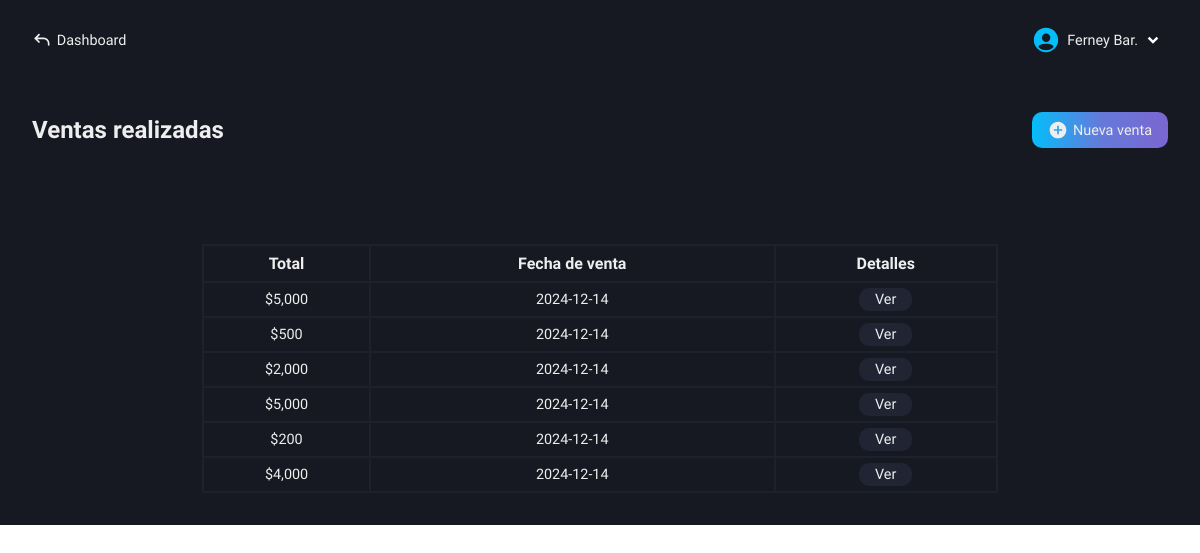
The app's page /roles/store/sales/sales-made.php (signed in), older data.
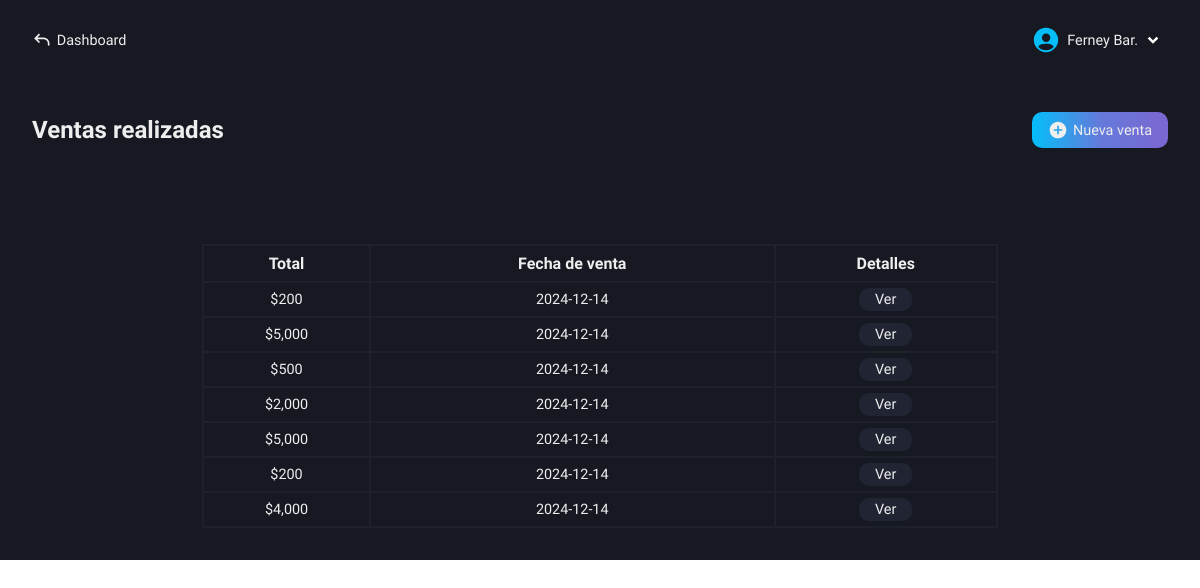
The same page, newer data.
### tables this page shows
CREATE TABLE `users` (
  `id` int(11) NOT NULL AUTO_INCREMENT,
  `name` varchar(100) NOT NULL,
  `lastname` varchar(100) NOT NULL,
  `email` varchar(100) NOT NULL,
  `phone_number` varchar(100) NOT NULL,
  `pass` varchar(100) NOT NULL,
  `name_business` varchar(100) NOT NULL,
  `role` varchar(100) NOT NULL,
  PRIMARY KEY (`id`)
);

CREATE TABLE `sales` (
  `id` int(11) NOT NULL AUTO_INCREMENT,
  `total_amount` int(11) NOT NULL,
  `sale_date` date NOT NULL,
  PRIMARY KEY (`id`)
);

### roles/store/sales/sales-made.php (the view, shortened to what this page needs)
<!DOCTYPE html>
<html lang="es">
<head>
    <link rel="stylesheet" href="../../../css/store/sales-made.css">
    <?php
        include("../../../conexion.php");
        if (isset($_SESSION['user_id'])) {
            $id_user = $_SESSION['user_id'];
        } else {
            header("Location: ../../../index.php");
            exit();
        }
    ?>
</head>
<body>
    <main class="main">
        <nav class="nav-dash">
            <a href="../../dashboard-store.php" class="go-dash">
                <svg xmlns="http://www.w3.org/2000/svg" width="20" height="20" viewBox="0 0 24 24"><path fill="#eee" d="m4 10l-.707.707L2.586 10l.707-.707zm17 8a1 1 0 1 1-2 0zM8.293 15.707l-5-5l1.414-1.414l5 5zm-5-6.414l5-5l1.414 1.414l-5 5zM4 9h10v2H4zm17 7v2h-2v-2zm-7-7a7 7 0 0 1 7 7h-2a5 5 0 0 0-5-5z"/></svg>
                <p>Dashboard</p>
            </a>
            <div class="user-modal">
                <div class="username">
                    <div class="name-down">
                        <?php
                            $queryData = "SELECT name, lastname FROM users WHERE id = $id_user";
                            $result = mysqli_query($conexion, $queryData);
                            $rowData = mysqli_fetch_assoc($result);
                            echo "<p class='name'>" . $rowData['name'] . ' ' . substr($rowData['lastname'], 0, 3) . ".</p>";
                        ?>
                        <img src="../../../svg/down-arrow.svg" alt="">
                    </div>
                </div>
            </div>
        </nav>
        <section class="new-sale-products" id="hidden-modal">
            <div class="new-sale">
                <div class="tlt-button">
                    <h2 class="tlt-function">Ventas realizadas</h2>
                    <a href="new-sale.php" class="btn-new-sale bg-btn">
                        <svg xmlns="http://www.w3.org/2000/svg" width="20" height="20" viewBox="0 0 24 24"><path fill="#eee" d="M12 2C6.477 2 2 6.477 2 12s4.477 10 10 10s10-4.477 10-10S17.523 2 12 2m5 11h-4v4h-2v-4H7v-2h4V7h2v4h4z"/></svg>
                        <p>Nueva venta</p>
                    </a>
                </div>
                <div class="content-table">
                    <table>
                        <tr>
                            <th>Total</th>
                            <th>Fecha de venta</th>
                            <th>Detalles</th>
                        </tr>
                        <?php
                            $querySales = "SELECT * FROM sales ORDER BY id DESC LIMIT 15";
                            $resultSales = mysqli_query($conexion, $querySales);
                            if($resultSales -> num_rows > 0) {
                                while ($row = mysqli_fetch_assoc($resultSales)){
                                    $id_sale = $row['id'];
                                    echo "<tr>
                                            <td>$" . number_format($row['total_amount'], 0) . "</td>
                                            <td>" . $row['sale_date'] . "</td>
                                            <td class='view-details'>
                                                <a href='functions/invoice-details.php?id=$id_sale'>Ver</a>
                                            </td>
                                        </tr>";
                                }
                            } else {
                                echo "<tr>
                                        <td colspan='3'>No hay ventas realizadas aún.</td>
                                      </tr>";
                            }
                        ?>
                    </table>
                </div>
            </div>
        </section>
    </main>
</body>
</html>

### css/store/sales-made.css (style rules this page uses)
.main { display: grid; grid-template-columns: 1fr; grid-template-rows: 80px auto; height: 100vh; background-color: var(--color-dark-blue-gray); }
.new-sale-products { grid-column: 1 / 2; grid-row: 2 / 3; padding: 2rem; box-sizing: border-box; background-color: var(--color-dark-blue-gray); }
.new-sale { display: flex; flex-direction: column; gap: 3rem; }
.tlt-button { display: flex; align-items: center; justify-content: space-between; }
.btn-new-sale { display: flex; align-items: center; gap: .3rem; padding: .5rem 1rem; border-radius: 10px; font-size: .9rem; text-decoration: none; }
.content-table { margin-top: 3rem; }
table, th, td { border: 2px solid var(--color-slate-gray); border-collapse: collapse; }
table { width: 50%; margin: auto; }
th, td { padding: .5rem 0; text-align: center; }
td { font-size: .9rem; font-weight: 300; }
.view-details a { text-decoration: none; background-color: var(--color-dark-charcoal-blue); padding: .2rem 1rem; border-radius: 10px; }
tr:nth-child(2) { animation: highlightRow 4s infinite; transition: all 0.3s ease; }
@media screen and (max-width: 1200px) { .main { height: 100%; } }
@media (max-width: 1400px) { table { width: 70%; } }

### css/base-nav-dash.css (style rules this page uses)
* { color: #eee; }
.nav-dash { grid-column: 1 / 2; grid-row: 1 / 2; display: flex; align-items: center; justify-content: space-between; padding: 0 2rem; box-sizing: border-box; user-select: none; }
.username { display: flex; align-items: center; gap: .4rem; cursor: pointer; }
.name-down { display: flex; align-items: center; }
.name-down .name { color: #eee; font-size: .9rem; }
.go-dash { display: flex; align-items: center; gap: .3rem; text-decoration: none; }
.go-dash p { font-size: .9rem; color: #eee; }

### css/base-btn-bd.css (style rules this page uses)
.bg-btn { background: linear-gradient( 90deg, #04BEFA, #647adb, #7b66d0, #9554c9, #04BEFA ); background-size: 200%; animation: gradient-move 5s infinite; transition: transform 0.2s, box-shadow 0.2s; }

Row changes from the older to the newer data that the page shows:
added sales: total_amount "200", sale_date "2024-12-14"
